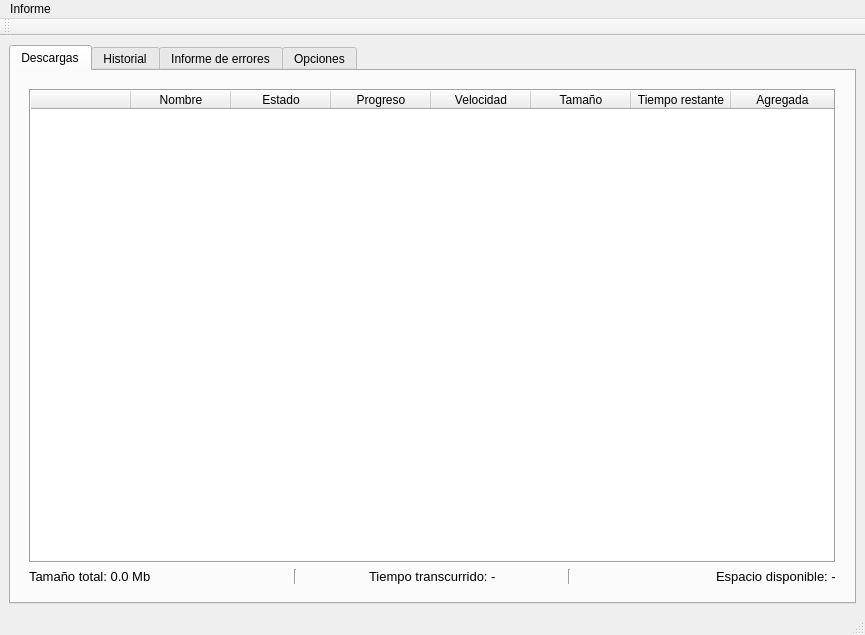
<?xml version="1.0" encoding="UTF-8"?>
<ui version="4.0">
 <class>MainWindow</class>
 <widget class="QMainWindow" name="MainWindow">
  <property name="windowModality">
   <enum>Qt::WindowModal</enum>
  </property>
  <property name="geometry">
   <rect>
    <x>0</x>
    <y>0</y>
    <width>865</width>
    <height>635</height>
   </rect>
  </property>
  <property name="windowTitle">
   <string>Visuales UCLV Download Manager</string>
  </property>
  <property name="windowIcon">
   <iconset resource="app.qrc">
    <normaloff>:/icons/images/download.png</normaloff>:/icons/images/download.png</iconset>
  </property>
  <property name="styleSheet">
   <string notr="true"/>
  </property>
  <property name="unifiedTitleAndToolBarOnMac">
   <bool>true</bool>
  </property>
  <widget class="QWidget" name="centralwidget">
   <layout class="QGridLayout" name="gridLayout_17">
    <item row="0" column="0">
     <widget class="QTabWidget" name="tabWidget">
      <property name="font">
       <font>
        <weight>50</weight>
        <italic>false</italic>
        <bold>false</bold>
       </font>
      </property>
      <property name="styleSheet">
       <string notr="true"/>
      </property>
      <property name="currentIndex">
       <number>0</number>
      </property>
      <widget class="QWidget" name="tab">
       <attribute name="icon">
        <iconset resource="app.qrc">
         <normaloff>:/icons/images/download.png</normaloff>:/icons/images/download.png</iconset>
       </attribute>
       <attribute name="title">
        <string>Descargas</string>
       </attribute>
       <layout class="QGridLayout" name="gridLayout_5">
        <item row="0" column="0">
         <widget class="QWidget" name="widget_7" native="true">
          <layout class="QGridLayout" name="contenedor">
           <item row="1" column="0">
            <layout class="QGridLayout" name="gridLayout_3">
             <item row="0" column="0">
              <layout class="QGridLayout" name="gridLayout_4">
               <item row="0" column="0">
                <widget class="QLabel" name="total_size_queue_label">
                 <property name="font">
                  <font>
                   <pointsize>10</pointsize>
                   <weight>50</weight>
                   <bold>false</bold>
                  </font>
                 </property>
                 <property name="toolTip">
                  <string>&lt;html&gt;&lt;head/&gt;&lt;body&gt;&lt;p&gt;Tamaño total de la descarga&lt;/p&gt;&lt;/body&gt;&lt;/html&gt;</string>
                 </property>
                 <property name="text">
                  <string>Tamaño total: 0.0 Mb</string>
                 </property>
                </widget>
               </item>
               <item row="0" column="3">
                <widget class="Line" name="line_6">
                 <property name="orientation">
                  <enum>Qt::Vertical</enum>
                 </property>
                </widget>
               </item>
               <item row="0" column="1">
                <widget class="Line" name="line_7">
                 <property name="orientation">
                  <enum>Qt::Vertical</enum>
                 </property>
                </widget>
               </item>
               <item row="0" column="2" alignment="Qt::AlignHCenter">
                <widget class="QLabel" name="download_time_label">
                 <property name="font">
                  <font>
                   <pointsize>10</pointsize>
                   <weight>50</weight>
                   <bold>false</bold>
                  </font>
                 </property>
                 <property name="toolTip">
                  <string>&lt;html&gt;&lt;head/&gt;&lt;body&gt;&lt;p&gt;Tiempo transcurrido de descarga&lt;/p&gt;&lt;/body&gt;&lt;/html&gt;</string>
                 </property>
                 <property name="text">
                  <string>Tiempo transcurrido: -</string>
                 </property>
                </widget>
               </item>
               <item row="0" column="4" alignment="Qt::AlignRight">
                <widget class="QLabel" name="free_space">
                 <property name="font">
                  <font>
                   <pointsize>10</pointsize>
                   <weight>50</weight>
                   <bold>false</bold>
                  </font>
                 </property>
                 <property name="toolTip">
                  <string>&lt;html&gt;&lt;head/&gt;&lt;body&gt;&lt;p&gt;Espacio disponible en el disco donde se encuentra la carpeta de las Descargas&lt;/p&gt;&lt;/body&gt;&lt;/html&gt;</string>
                 </property>
                 <property name="text">
                  <string>Espacio disponible: -</string>
                 </property>
                </widget>
               </item>
              </layout>
             </item>
            </layout>
           </item>
           <item row="0" column="0">
            <widget class="QTableWidget" name="tableWidget">
             <property name="frameShape">
              <enum>QFrame::Box</enum>
             </property>
             <property name="editTriggers">
              <set>QAbstractItemView::NoEditTriggers</set>
             </property>
             <property name="alternatingRowColors">
              <bool>true</bool>
             </property>
             <property name="showGrid">
              <bool>false</bool>
             </property>
             <attribute name="horizontalHeaderStretchLastSection">
              <bool>true</bool>
             </attribute>
             <attribute name="verticalHeaderVisible">
              <bool>false</bool>
             </attribute>
             <column>
              <property name="text">
               <string/>
              </property>
             </column>
             <column>
              <property name="text">
               <string>Nombre</string>
              </property>
             </column>
             <column>
              <property name="text">
               <string>Estado</string>
              </property>
             </column>
             <column>
              <property name="text">
               <string>Progreso</string>
              </property>
             </column>
             <column>
              <property name="text">
               <string>Velocidad</string>
              </property>
             </column>
             <column>
              <property name="text">
               <string>Tamaño</string>
              </property>
             </column>
             <column>
              <property name="text">
               <string>Tiempo restante</string>
              </property>
             </column>
             <column>
              <property name="text">
               <string>Agregada</string>
              </property>
             </column>
            </widget>
           </item>
          </layout>
         </widget>
        </item>
       </layout>
      </widget>
      <widget class="QWidget" name="tab_4">
       <attribute name="icon">
        <iconset resource="app.qrc">
         <normaloff>:/icons/images/history.png</normaloff>:/icons/images/history.png</iconset>
       </attribute>
       <attribute name="title">
        <string>Historial</string>
       </attribute>
       <layout class="QGridLayout" name="gridLayout_8">
        <item row="0" column="0">
         <widget class="QTableWidget" name="history_table">
          <property name="editTriggers">
           <set>QAbstractItemView::NoEditTriggers</set>
          </property>
          <property name="alternatingRowColors">
           <bool>true</bool>
          </property>
          <property name="showGrid">
           <bool>false</bool>
          </property>
          <attribute name="horizontalHeaderStretchLastSection">
           <bool>true</bool>
          </attribute>
          <column>
           <property name="text">
            <string>Nombre</string>
           </property>
          </column>
          <column>
           <property name="text">
            <string>Tiempo de descarga</string>
           </property>
          </column>
          <column>
           <property name="text">
            <string>Destino</string>
           </property>
          </column>
         </widget>
        </item>
       </layout>
      </widget>
      <widget class="QWidget" name="tab_3">
       <attribute name="icon">
        <iconset resource="app.qrc">
         <normaloff>:/icons/images/report.png</normaloff>:/icons/images/report.png</iconset>
       </attribute>
       <attribute name="title">
        <string>Informe de errores</string>
       </attribute>
       <layout class="QGridLayout" name="gridLayout_29">
        <item row="0" column="0">
         <widget class="QTableWidget" name="errors_table">
          <property name="frameShape">
           <enum>QFrame::Box</enum>
          </property>
          <property name="frameShadow">
           <enum>QFrame::Sunken</enum>
          </property>
          <property name="editTriggers">
           <set>QAbstractItemView::NoEditTriggers</set>
          </property>
          <property name="alternatingRowColors">
           <bool>true</bool>
          </property>
          <property name="showGrid">
           <bool>false</bool>
          </property>
          <attribute name="horizontalHeaderStretchLastSection">
           <bool>true</bool>
          </attribute>
          <column>
           <property name="text">
            <string>Fecha-Hora</string>
           </property>
          </column>
          <column>
           <property name="text">
            <string>Archivo</string>
           </property>
          </column>
          <column>
           <property name="text">
            <string>Descripción</string>
           </property>
          </column>
         </widget>
        </item>
       </layout>
      </widget>
      <widget class="QWidget" name="tab_2">
       <attribute name="icon">
        <iconset resource="app.qrc">
         <normaloff>:/icons/images/settings.png</normaloff>:/icons/images/settings.png</iconset>
       </attribute>
       <attribute name="title">
        <string>Opciones</string>
       </attribute>
       <layout class="QGridLayout" name="gridLayout_2">
        <item row="2" column="0">
         <spacer name="verticalSpacer">
          <property name="orientation">
           <enum>Qt::Vertical</enum>
          </property>
          <property name="sizeHint" stdset="0">
           <size>
            <width>20</width>
            <height>40</height>
           </size>
          </property>
         </spacer>
        </item>
        <item row="1" column="0">
         <widget class="QGroupBox" name="groupBox_2">
          <property name="title">
           <string>Tras descargar</string>
          </property>
          <layout class="QGridLayout" name="gridLayout_7">
           <item row="0" column="1">
            <widget class="QGroupBox" name="alert_when_finish_checkb">
             <property name="title">
              <string>Alertar que finalizó la descarga con un sonido</string>
             </property>
             <property name="checkable">
              <bool>true</bool>
             </property>
             <layout class="QGridLayout" name="gridLayout_6">
              <item row="0" column="1">
               <widget class="QPushButton" name="change_song_button">
                <property name="text">
                 <string>Cambiar</string>
                </property>
               </widget>
              </item>
              <item row="0" column="0">
               <widget class="QLineEdit" name="sound_path_input">
                <property name="readOnly">
                 <bool>true</bool>
                </property>
               </widget>
              </item>
             </layout>
            </widget>
           </item>
          </layout>
         </widget>
        </item>
        <item row="0" column="0">
         <widget class="QGroupBox" name="groupBox_3">
          <property name="title">
           <string>Descargas</string>
          </property>
          <layout class="QGridLayout" name="gridLayout_31">
           <item row="1" column="0">
            <widget class="QWidget" name="widget" native="true">
             <property name="enabled">
              <bool>true</bool>
             </property>
             <layout class="QGridLayout" name="gridLayout_14">
              <item row="0" column="0">
               <widget class="QLabel" name="label_3">
                <property name="text">
                 <string>Cantidad de hilos:</string>
                </property>
               </widget>
              </item>
              <item row="0" column="1">
               <widget class="QSpinBox" name="max_threads_threads">
                <property name="toolTip">
                 <string>&lt;html&gt;&lt;head/&gt;&lt;body&gt;&lt;p&gt;Cantidad de descargas que se realizarán a la vez&lt;/p&gt;&lt;p&gt;Por defecto: 10&lt;/p&gt;&lt;/body&gt;&lt;/html&gt;</string>
                </property>
                <property name="minimum">
                 <number>1</number>
                </property>
                <property name="maximum">
                 <number>100</number>
                </property>
                <property name="value">
                 <number>5</number>
                </property>
               </widget>
              </item>
             </layout>
            </widget>
           </item>
           <item row="2" column="0">
            <widget class="QWidget" name="widget_2" native="true">
             <layout class="QGridLayout" name="gridLayout_18">
              <item row="0" column="0">
               <widget class="QLabel" name="label_6">
                <property name="text">
                 <string>Si el archivo existe:</string>
                </property>
               </widget>
              </item>
              <item row="0" column="1">
               <widget class="QComboBox" name="if_file_already_exists_combo">
                <property name="toolTip">
                 <string>&lt;html&gt;&lt;head/&gt;&lt;body&gt;&lt;p&gt;Acción a llevar a cabo si el archivo a descargar ya existe en el directorio especificado&lt;/p&gt;&lt;/body&gt;&lt;/html&gt;</string>
                </property>
                <item>
                 <property name="text">
                  <string>Sobreescribir</string>
                 </property>
                </item>
                <item>
                 <property name="text">
                  <string>Omitir</string>
                 </property>
                </item>
                <item>
                 <property name="text">
                  <string>Renombrar</string>
                 </property>
                </item>
               </widget>
              </item>
             </layout>
            </widget>
           </item>
           <item row="2" column="1">
            <widget class="QWidget" name="widget_3" native="true">
             <layout class="QGridLayout" name="gridLayout_22">
              <item row="0" column="0">
               <widget class="QLabel" name="label_8">
                <property name="text">
                 <string>Al detener las descargas:</string>
                </property>
               </widget>
              </item>
              <item row="0" column="1">
               <widget class="QComboBox" name="when_downloads_stops_combo">
                <property name="toolTip">
                 <string>&lt;html&gt;&lt;head/&gt;&lt;body&gt;&lt;p&gt;Acción a llevar a cabo con los archivos descargados a medias al detener las descargas&lt;/p&gt;&lt;/body&gt;&lt;/html&gt;</string>
                </property>
                <item>
                 <property name="text">
                  <string>Preguntar qué hacer</string>
                 </property>
                </item>
                <item>
                 <property name="text">
                  <string>Eliminar los archivos incompletos</string>
                 </property>
                </item>
                <item>
                 <property name="text">
                  <string>No hacer nada</string>
                 </property>
                </item>
               </widget>
              </item>
             </layout>
            </widget>
           </item>
           <item row="1" column="1">
            <widget class="QWidget" name="widget_4" native="true">
             <layout class="QGridLayout" name="gridLayout_15">
              <item row="0" column="0">
               <widget class="QLabel" name="label_5">
                <property name="text">
                 <string>Cantidad de intentos:</string>
                </property>
               </widget>
              </item>
              <item row="0" column="1">
               <widget class="QSpinBox" name="attemps_limit_spin">
                <property name="toolTip">
                 <string>&lt;html&gt;&lt;head/&gt;&lt;body&gt;&lt;p&gt;Cantidad de intentos para lograr un descarga exitosa&lt;/p&gt;&lt;p&gt;Por defecto: 10&lt;/p&gt;&lt;/body&gt;&lt;/html&gt;</string>
                </property>
                <property name="minimum">
                 <number>2</number>
                </property>
                <property name="maximum">
                 <number>100</number>
                </property>
                <property name="value">
                 <number>5</number>
                </property>
               </widget>
              </item>
             </layout>
            </widget>
           </item>
           <item row="0" column="0" colspan="2">
            <widget class="QWidget" name="widget_5" native="true">
             <layout class="QGridLayout" name="gridLayout">
              <item row="0" column="0">
               <widget class="QLabel" name="label_7">
                <property name="text">
                 <string>Carpeta de descargas:</string>
                </property>
               </widget>
              </item>
              <item row="0" column="3">
               <widget class="QPushButton" name="change_destiny_button">
                <property name="text">
                 <string>Cambiar</string>
                </property>
               </widget>
              </item>
              <item row="0" column="2">
               <widget class="QLineEdit" name="destiny_folder_input">
                <property name="toolTip">
                 <string>&lt;html&gt;&lt;head/&gt;&lt;body&gt;&lt;p&gt;Directorio en el que se guardará el contenido descargado&lt;/p&gt;&lt;/body&gt;&lt;/html&gt;</string>
                </property>
                <property name="text">
                 <string/>
                </property>
                <property name="readOnly">
                 <bool>true</bool>
                </property>
               </widget>
              </item>
             </layout>
            </widget>
           </item>
          </layout>
         </widget>
        </item>
       </layout>
      </widget>
     </widget>
    </item>
   </layout>
  </widget>
  <widget class="QMenuBar" name="menubar">
   <property name="geometry">
    <rect>
     <x>0</x>
     <y>0</y>
     <width>865</width>
     <height>21</height>
    </rect>
   </property>
   <widget class="QMenu" name="menuInforme">
    <property name="title">
     <string>Informe</string>
    </property>
    <addaction name="vaciar_informe"/>
    <addaction name="actionExportar"/>
   </widget>
   <addaction name="menuInforme"/>
  </widget>
  <widget class="QStatusBar" name="statusbar"/>
  <widget class="QToolBar" name="toolBar">
   <property name="windowTitle">
    <string>toolBar</string>
   </property>
   <attribute name="toolBarArea">
    <enum>TopToolBarArea</enum>
   </attribute>
   <attribute name="toolBarBreak">
    <bool>false</bool>
   </attribute>
  </widget>
  <action name="actionIniciar_todas">
   <property name="text">
    <string>Iniciar todas</string>
   </property>
  </action>
  <action name="actionPausar_todas">
   <property name="text">
    <string>Pausar todas</string>
   </property>
  </action>
  <action name="salir_action">
   <property name="text">
    <string>Salir</string>
   </property>
  </action>
  <action name="actionAyuda">
   <property name="text">
    <string>Ayuda</string>
   </property>
  </action>
  <action name="actionAcerca_de">
   <property name="icon">
    <iconset>
     <normaloff>../Documents/Mis Proyectos/FreeS3 Downloader v2/recursos/about.png</normaloff>../Documents/Mis Proyectos/FreeS3 Downloader v2/recursos/about.png</iconset>
   </property>
   <property name="text">
    <string>Acerca de</string>
   </property>
  </action>
  <action name="cargar_datos_perfil">
   <property name="icon">
    <iconset>
     <normaloff>../Documents/Mis Proyectos/FreeS3 Downloader v2/recursos/default_user.png</normaloff>../Documents/Mis Proyectos/FreeS3 Downloader v2/recursos/default_user.png</iconset>
   </property>
   <property name="text">
    <string>Cargar datos</string>
   </property>
   <property name="shortcut">
    <string>F5</string>
   </property>
  </action>
  <action name="actionEliminar_links_vencidos">
   <property name="icon">
    <iconset>
     <normaloff>../Documents/Mis Proyectos/FreeS3 Downloader v2/recursos/Emoji Symbols-70.png</normaloff>../Documents/Mis Proyectos/FreeS3 Downloader v2/recursos/Emoji Symbols-70.png</iconset>
   </property>
   <property name="text">
    <string>Eliminar links vencidos</string>
   </property>
  </action>
  <action name="actionActivar">
   <property name="text">
    <string>Activar</string>
   </property>
  </action>
  <action name="actionDesactivar">
   <property name="text">
    <string>Desactivar</string>
   </property>
  </action>
  <action name="save_list">
   <property name="icon">
    <iconset>
     <normaloff>../Documents/Mis Proyectos/FreeS3 Downloader v2/recursos/Emoji Objects-29.png</normaloff>../Documents/Mis Proyectos/FreeS3 Downloader v2/recursos/Emoji Objects-29.png</iconset>
   </property>
   <property name="text">
    <string>Guardar lista de descarga</string>
   </property>
   <property name="shortcut">
    <string>F2</string>
   </property>
  </action>
  <action name="load_list">
   <property name="icon">
    <iconset>
     <normaloff>../Documents/Mis Proyectos/FreeS3 Downloader v2/recursos/Emoji Objects-107.png</normaloff>../Documents/Mis Proyectos/FreeS3 Downloader v2/recursos/Emoji Objects-107.png</iconset>
   </property>
   <property name="text">
    <string>Cargar lista de descarga</string>
   </property>
   <property name="shortcut">
    <string>F3</string>
   </property>
  </action>
  <action name="actionBarra_de_t_tulo">
   <property name="checkable">
    <bool>true</bool>
   </property>
   <property name="checked">
    <bool>true</bool>
   </property>
   <property name="text">
    <string>Barra de título</string>
   </property>
  </action>
  <action name="actionDatos_del_perfil">
   <property name="checkable">
    <bool>true</bool>
   </property>
   <property name="checked">
    <bool>true</bool>
   </property>
   <property name="text">
    <string>Datos del perfil</string>
   </property>
  </action>
  <action name="actionModo_Pura_Descarga">
   <property name="text">
    <string>Modo Pura Descarga</string>
   </property>
  </action>
  <action name="actionExportar">
   <property name="icon">
    <iconset>
     <normaloff>../Documents/Mis Proyectos/FreeS3 Downloader v2/recursos/icon_export_n@2x.png</normaloff>../Documents/Mis Proyectos/FreeS3 Downloader v2/recursos/icon_export_n@2x.png</iconset>
   </property>
   <property name="text">
    <string>Exportar</string>
   </property>
  </action>
  <action name="vaciar_informe">
   <property name="icon">
    <iconset>
     <normaloff>../Documents/Mis Proyectos/FreeS3 Downloader v2/recursos/Emoji Symbols-134.png</normaloff>../Documents/Mis Proyectos/FreeS3 Downloader v2/recursos/Emoji Symbols-134.png</iconset>
   </property>
   <property name="text">
    <string>Vaciar la Lista</string>
   </property>
  </action>
  <action name="actionPor_nombre">
   <property name="text">
    <string>Por nombre</string>
   </property>
  </action>
  <action name="ordenar_por_nombre">
   <property name="icon">
    <iconset>
     <normaloff>../Documents/Mis Proyectos/FreeS3 Downloader v2/recursos/sort_ascending.png</normaloff>../Documents/Mis Proyectos/FreeS3 Downloader v2/recursos/sort_ascending.png</iconset>
   </property>
   <property name="text">
    <string>Ordenar elementos por nombre</string>
   </property>
  </action>
 </widget>
 <resources>
  <include location="app.qrc"/>
 </resources>
 <connections>
  <connection>
   <sender>salir_action</sender>
   <signal>triggered()</signal>
   <receiver>MainWindow</receiver>
   <slot>close()</slot>
   <hints>
    <hint type="sourcelabel">
     <x>-1</x>
     <y>-1</y>
    </hint>
    <hint type="destinationlabel">
     <x>567</x>
     <y>381</y>
    </hint>
   </hints>
  </connection>
 </connections>
</ui>
